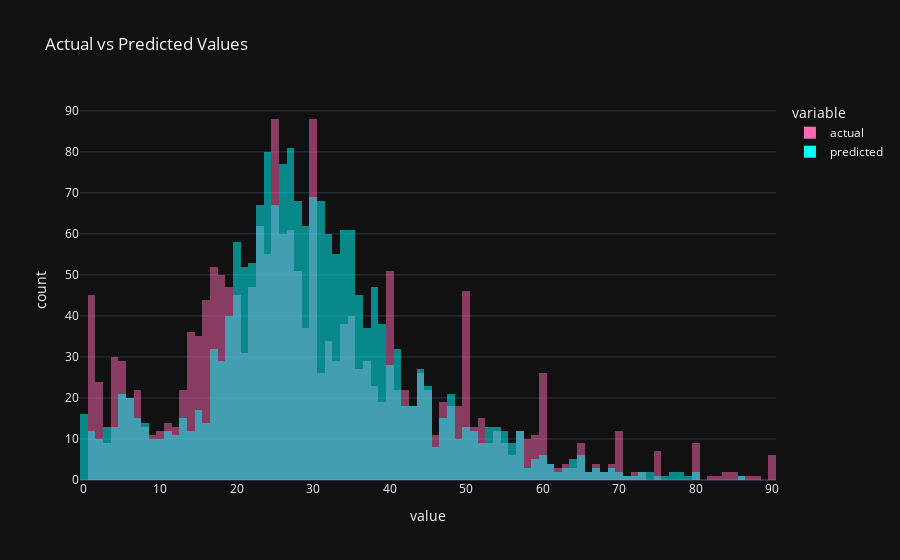

The cell this chart's notebook holds for it:
### Code cell
# Create histogram of actual and predicted values
fig = px.histogram(df, x=['actual','predicted'], nbins=100, title='Actual vs Predicted Values', color_discrete_sequence=['hotpink', 'aqua'], barmode='overlay')

# Make it dark theme
fig.update_layout(template='plotly_dark')

# Save figure
fig.write_image('../pics/actual_vs_predicted.png')

# Show figure
fig.show()

### Figure 1 — Plotly figure (JSON) as saved in the notebook; plotly's stock layout.template omitted (floating-point values rounded to 4 significant figures; data arrays with more than 128 entries replaced by an {"elided": "..."} marker saying what was removed)
{"data": [{"alignmentgroup": "True", "bingroup": "x", "hovertemplate": "variable=actual<br>value=%{x}<br>count=%{y}<extra></extra>", "legendgroup": "actual", "marker": {"color": "hotpink", "opacity": 0.5, "pattern": {"shape": ""}}, "name": "actual", "nbinsx": 100, "offsetgroup": "actual", "orientation": "v", "showlegend": true, "type": "histogram", "x": {"elided": "1897 int values"}, "xaxis": "x", "yaxis": "y"}, {"alignmentgroup": "True", "bingroup": "x", "hovertemplate": "variable=predicted<br>value=%{x}<br>count=%{y}<extra></extra>", "legendgroup": "predicted", "marker": {"color": "aqua", "opacity": 0.5, "pattern": {"shape": ""}}, "name": "predicted", "nbinsx": 100, "offsetgroup": "predicted", "orientation": "v", "showlegend": true, "type": "histogram", "x": {"elided": "1897 float values"}, "xaxis": "x", "yaxis": "y"}], "layout": {"barmode": "overlay", "legend": {"title": {"text": "variable"}, "tracegroupgap": 0}, "title": {"text": "Actual vs Predicted Values"}, "xaxis": {"anchor": "y", "domain": [0, 1], "title": {"text": "value"}}, "yaxis": {"anchor": "x", "domain": [0, 1], "title": {"text": "count"}}}}
